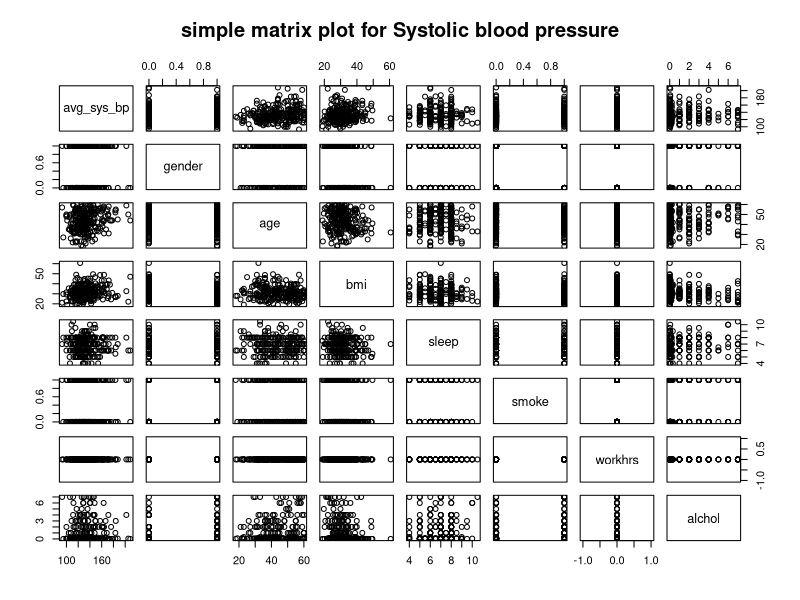
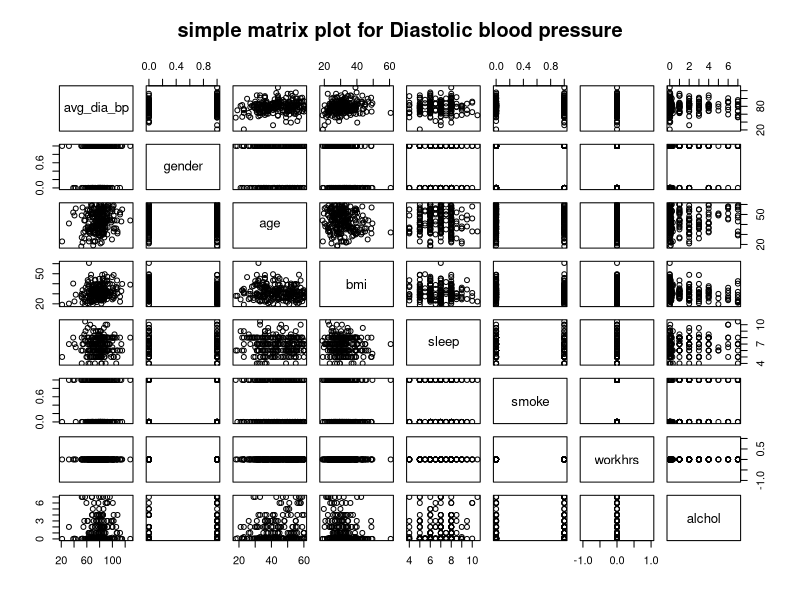
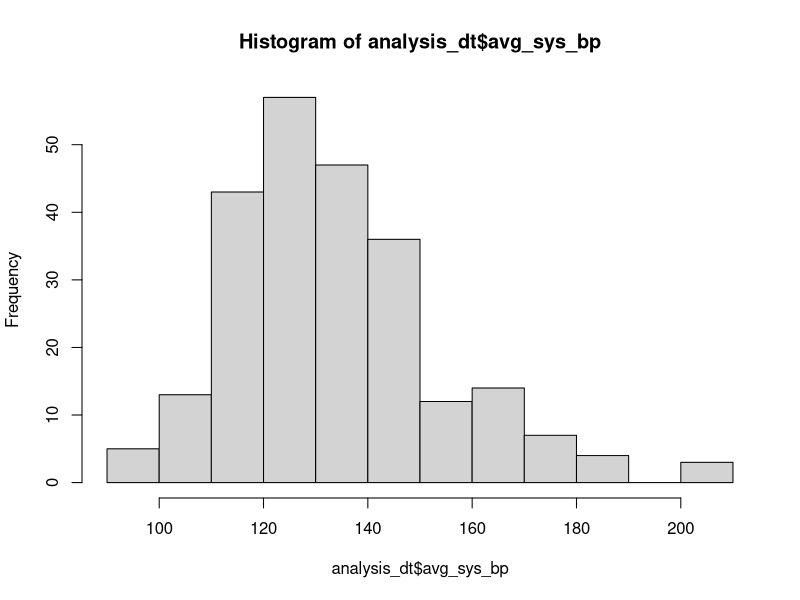
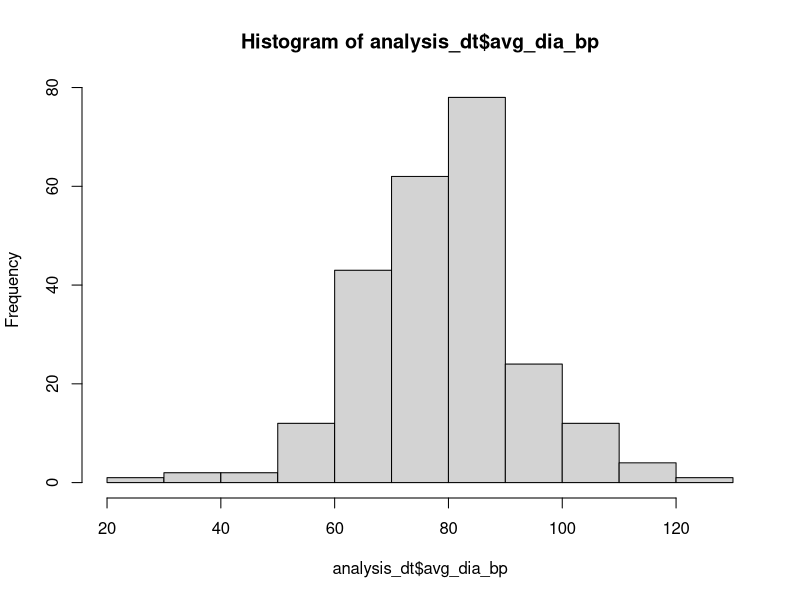
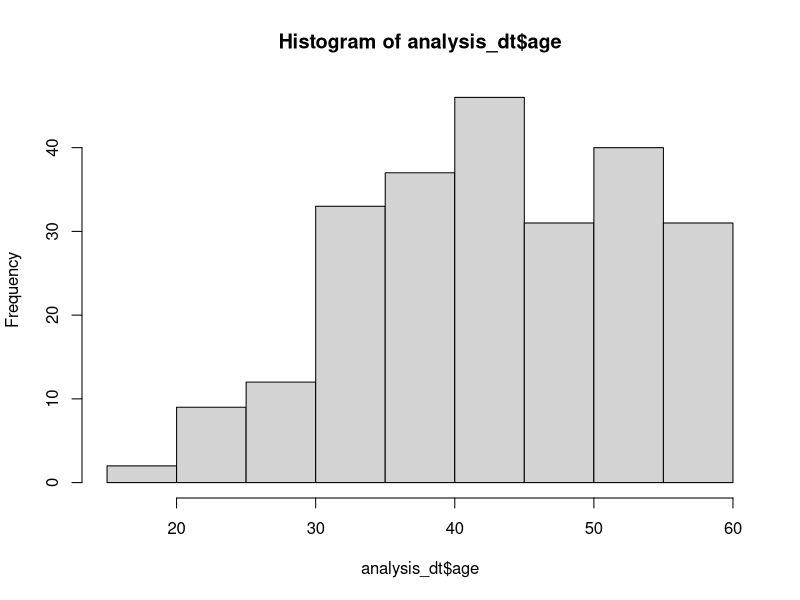
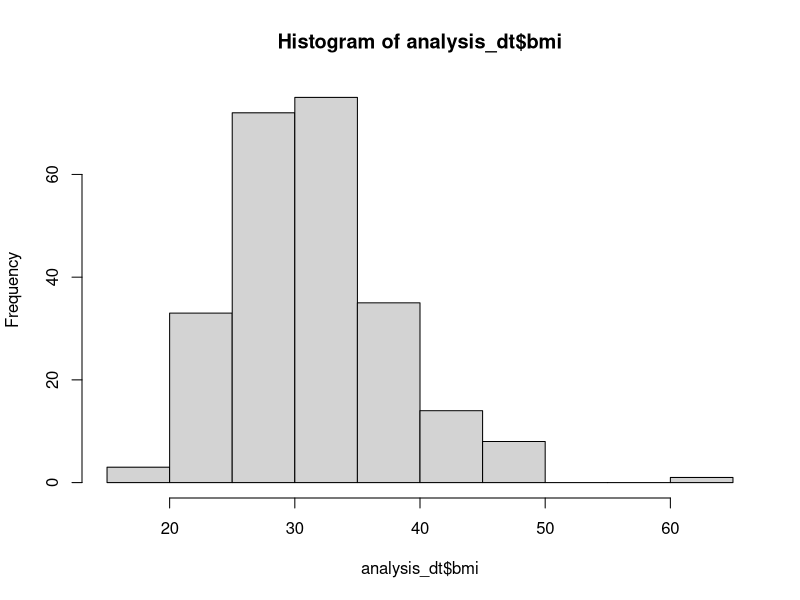
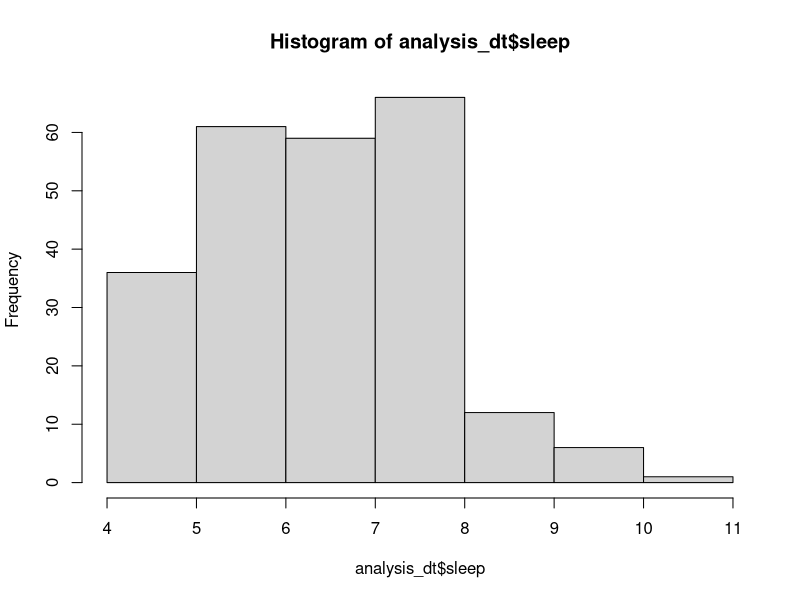
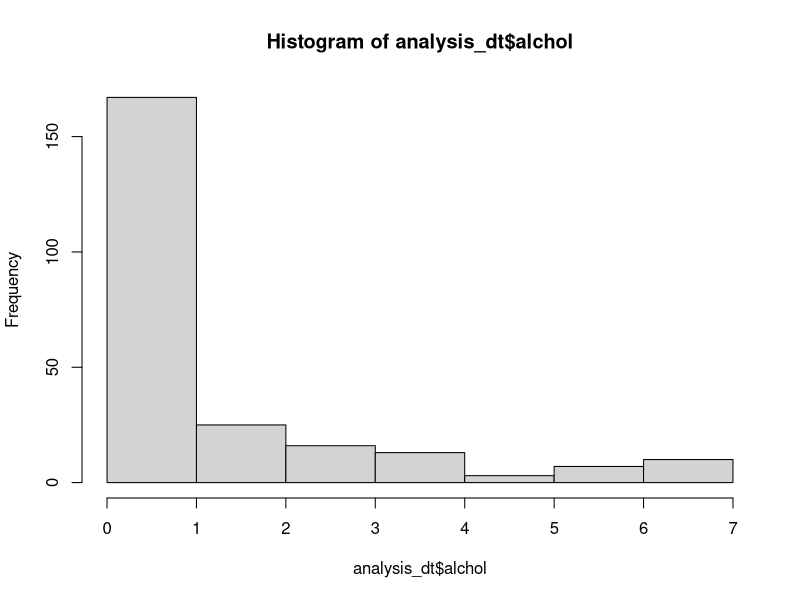

The R source for these figures, in order: (Note: this script raises an error after producing the figures.)
library(data.table)
library(magrittr)
analysis_dt = fread("cleaned_data.csv")

# matrix plot ------------------------------------------------------------------
pairs( ~avg_sys_bp + gender + age + bmi + sleep + smoke + workhrs +
         alchol, data = analysis_dt, main = "simple matrix plot for Systolic blood pressure")

pairs( ~avg_dia_bp + gender + age + bmi + sleep + smoke + workhrs +
         alchol, data = analysis_dt, main = "simple matrix plot for Diastolic blood pressure")


# normality check by histogram -------------------------------------------------
hist(analysis_dt$avg_sys_bp)
hist(analysis_dt$avg_dia_bp)
hist(analysis_dt$age)
hist(analysis_dt$bmi)
hist(analysis_dt$sleep)
hist(analysis_dt$alchol)
# age and alcohol are big problem


# check variance pre -----------------------------------------------------------
## systolic bp
## the result of prefit will not be shown in write-up
pre_sys_fit = lm(avg_sys_bp ~ gender + age + bmi + sleep + smoke + workhrs + alchol,
             data = analysis_dt)

## standardized residuals plot
st_sys_red = rstandard(pre_sys_fit)
fitted_sys = pre_sys_fit$fitted.values

plot(fitted_sys, st_sys_red, xlab = "fitted values", 
     ylab = "standardized residuals", 
     main = "standardized residuals plot (systolic bp)")


## diatolic bp
## the result of prefit will not be shown in write-up
pre_dia_fit = lm(avg_dia_bp ~ gender + age + sleep + smoke + workhrs + alchol,
                 data = analysis_dt)

## standardized residuals plot
st_dia_red = rstandard(pre_dia_fit)
fitted_dia = pre_sys_fit$fitted.values

plot(fitted_dia, st_dia_red, xlab = "fitted values", 
     ylab = "standardized residuals", 
     main = "standardized residuals plot (diatolic bp)")

# check correlation ------------------------------------------------------------
cov_mat = vcov(pre_sys_fit)
cov_mat[-1, -1] > 0.8
## no correlation between continuous variables larger than 0.8

## check correlation between indicators
gs = chisq.test(analysis_dt$gender, analysis_dt$smoke)
gw = chisq.test(analysis_dt$gender, analysis_dt$workhrs)
sw = chisq.test(analysis_dt$smoke, analysis_dt$workhrs)

## make tables
row = c("gender", "gender", "smoke")
col = c("smoke", "workhrs", "workhrs")
chi_sq_stats = c( gs$statistic, gw$statistic, sw$statistic )
p_value = c(gs$p.value, gw$p.value, sw$p.value)

m = as.data.table(cbind(row, col, chi_sq_stats, p_value))
##  no significant correlation between dummy variables

# check linearity --------------------------------------------------------------
## added value plot
par(mfrow = c(2,2))
## added variable plot for age
lm_a = lm(avg_sys_bp ~ gender + bmi + sleep + smoke + workhrs + alchol,
          data = analysis_dt)
residual_y_age = rstandard(lm_a)

lm_a_x = lm(age ~ gender + bmi + sleep + smoke + workhrs + alchol, 
            data = analysis_dt)
residual_x_age = rstandard(lm_a_x)

plot(residual_x_age, residual_y_age) # added variable plot given age

sp_age = smooth.spline(residual_x_age, residual_y_age, df = 3)

lines(sp_age, col = "red")

# age has non linear pattern

## added variable plot for bmi
lm_b = lm(avg_sys_bp ~ gender + age + sleep + smoke + workhrs + alchol,
          data = analysis_dt)
residual_y_bmi = rstandard(lm_b)

lm_b_x = lm(bmi ~ gender + age + sleep + smoke + workhrs + alchol, 
            data = analysis_dt)
residual_x_bmi = rstandard(lm_b_x)

plot(residual_x_bmi, residual_y_bmi) # added variable plot given age

sp_bmi = smooth.spline(residual_x_bmi, residual_y_bmi, df = 5)

lines(sp_bmi, col = "red")

## added variable plot for sleep
lm_s = lm(avg_sys_bp ~ gender + age + bmi + smoke + workhrs + alchol,
          data = analysis_dt)
residual_y_sleep = rstandard(lm_s)

lm_s_x = lm(sleep ~ gender + age + bmi + smoke + workhrs + alchol, 
            data = analysis_dt)
residual_x_sleep = rstandard(lm_s_x)

plot(residual_x_sleep, residual_y_sleep) # added variable plot given age

## added variable plot for alcohol
lm_al = lm(avg_sys_bp ~ gender + age + sleep + smoke + workhrs + bmi,
          data = analysis_dt)
residual_y_alchol = rstandard(lm_al)

lm_al_x = lm(alchol ~ gender + age + sleep + smoke + workhrs + bmi, 
            data = analysis_dt)
residual_x_alchol = rstandard(lm_al_x)

plot(residual_x_alchol, residual_y_alchol) # added variable plot given age
# non-linear for alchol


# Core model -------------------------------------------------------------------
core_fit = lm(avg_sys_bp ~ gender + age + bmi + sleep + smoke + workhrs + 
                as.factor(alchol) + gender:smoke:as.factor(alchol), 
              data = analysis_dt)

summary(core_fit)

core_fit = lm(log(avg_sys_bp, base = 2) ~ gender + age + bmi + sleep + smoke + workhrs + 
                alchol, 
              data = analysis_dt)

plot(analysis_dt$age, log(analysis_dt$avg_sys_bp))


